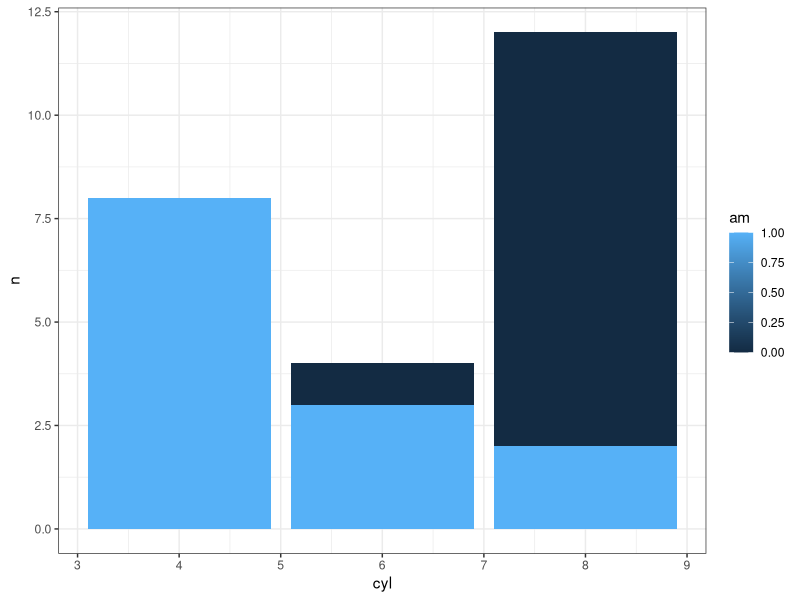
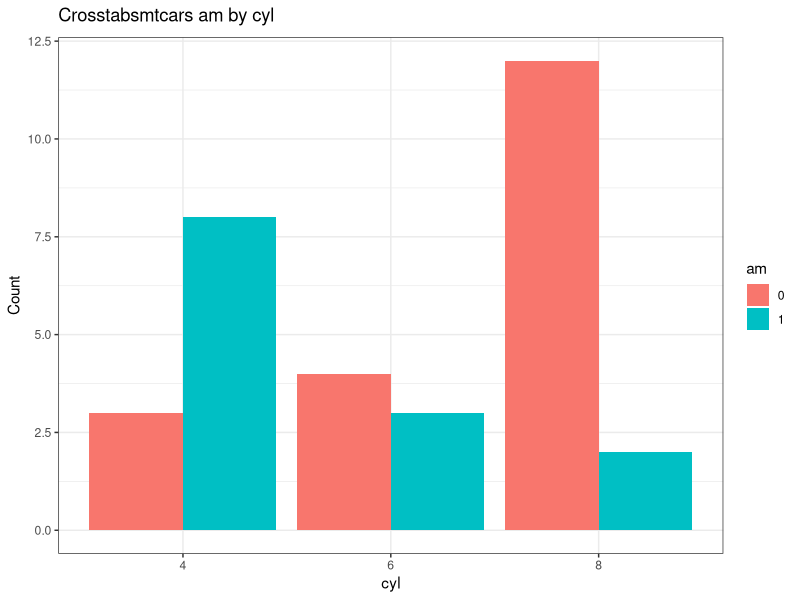
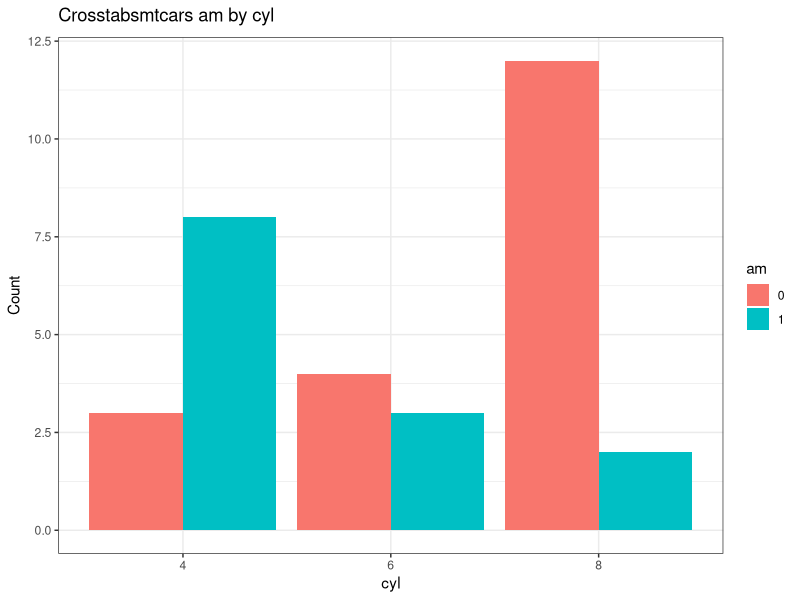
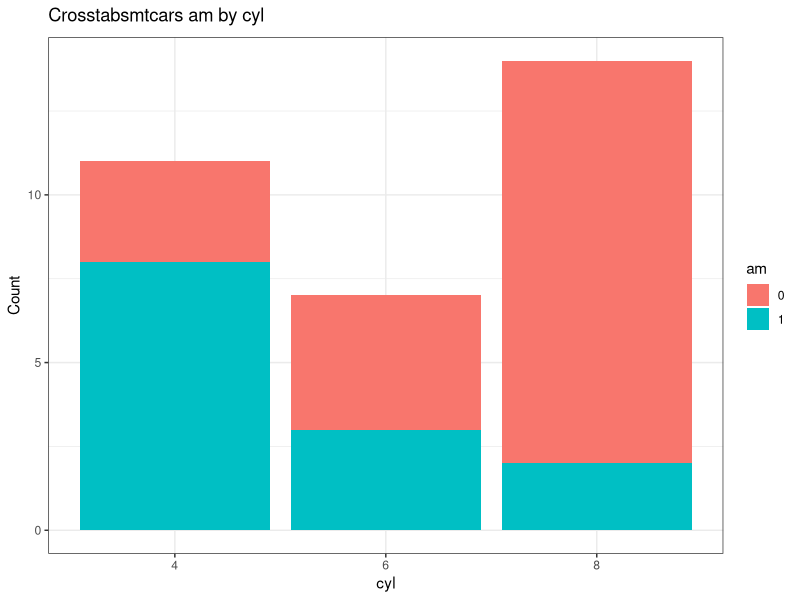
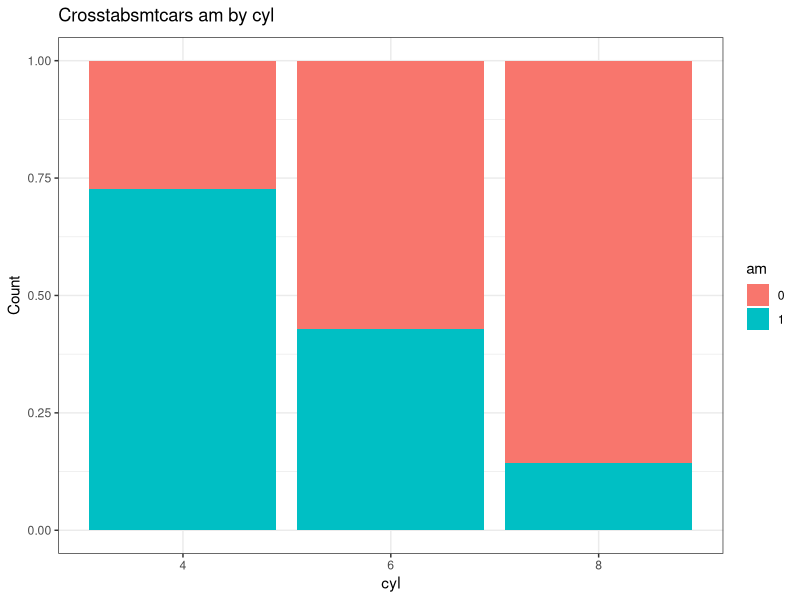
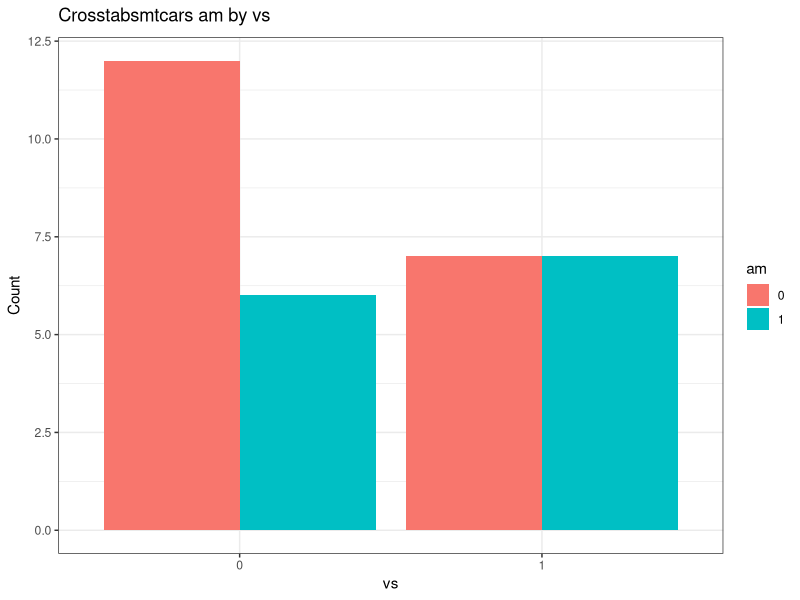
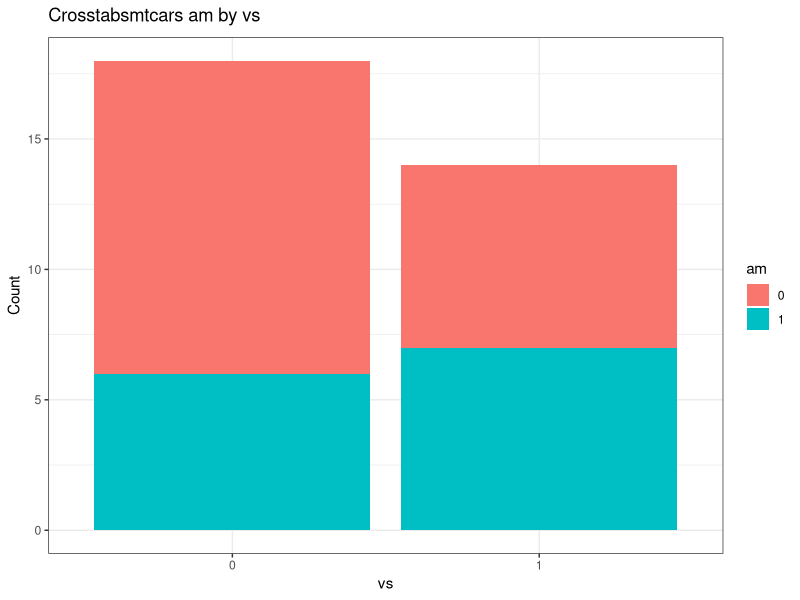
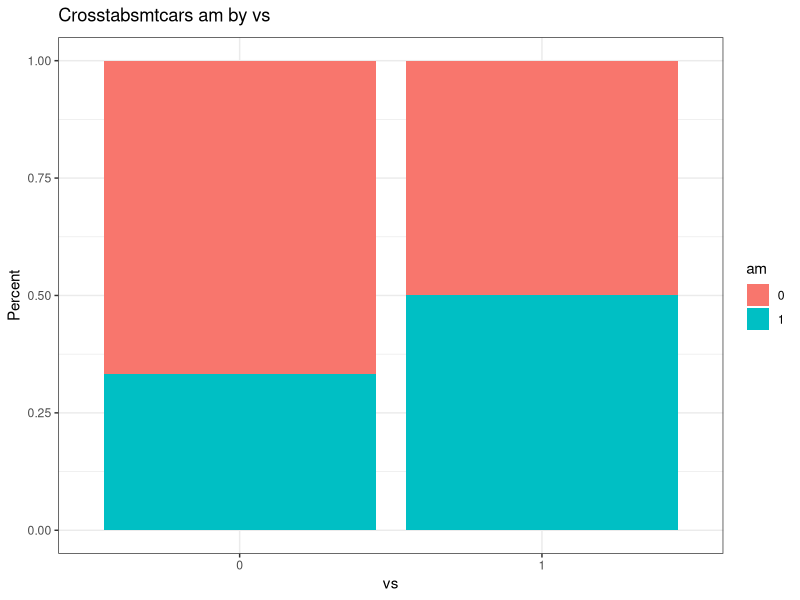

Write the R code that produced these figures, in order.
## ---- chunk 1
library(dplyr)
library(ggplot2)
theme_set(theme_bw()) # set theme to my personal preference
## ---- chunk 2
### with dplyr and ggplot manually
mtcars %>%
  filter(!is.na(am), !is.na(cyl))  %>%
  group_by(am,cyl) %>%
  count() %>%
  ggplot(aes(fill=am, y=n, x=cyl)) +
    geom_bar(position="dodge", stat="identity")
## ---- chunk 3
PlotMe <- function(dataframe,x,y){
# error checking
  if (!require(ggplot2)) {
    stop("Can't continue can't load ggplot2")
  }
  theme_set(theme_bw())
  if (!require(dplyr)) {
    stop("Can't continue can't load dplyr")
  }
  dfname <- deparse(substitute(dataframe))
  aaa <- enquo(x)
  bbb <- enquo(y)
  if (length(match.call()) <= 3) {
    stop("Not enough arguments passed... requires a dataframe, plus two variables")
  }
  if (!exists(deparse(substitute(dataframe)))) {
     stop("The first item in your list does not exist")
  }
  if (!is(dataframe, "data.frame")) {
    stop("The first name you passed does not appear to be a data frame")
  }
  if (!deparse(substitute(x)) %in% names(dataframe)) {
    stop(paste0("'", deparse(substitute(x)), "' is not the name of a variable in '",deparse(substitute(dataframe)),"'"))
  }
  if (!deparse(substitute(y)) %in% names(dataframe)) {
    stop(paste0("'", deparse(substitute(y)), "' is not the name of a variable in '",deparse(substitute(dataframe)),"'"), call. = FALSE)
  }
  missing <- apply(is.na(dataframe[,c(deparse(substitute(x)),deparse(substitute(y)))]), 1, any)
  if (any(missing)) {
    warning(paste(sum(missing)), " row(s) not plotted because of missing data")
  }
# end of error checking
  dataframe %>%
    filter(!is.na(!! aaa), !is.na(!! bbb))  %>%
    mutate(!!quo_name(aaa) := factor(!!aaa), !!quo_name(bbb) := factor(!!bbb)) %>%
    group_by(!! aaa,!! bbb) %>%
    count() %>%
    ggplot(aes_(fill=aaa, y=~n, x=bbb)) +
      geom_bar(position="dodge", stat="identity") +
      ggtitle(bquote("Crosstabs"*.(dfname)*.(aaa)~"by"*.(bbb))) +
      ylab("Count") ->p
  plot(p)
}
PlotMe(mtcars,am,cyl)
## ---- chunk 4
PlotMeX <- function(dataframe,x,y){
  aaa <- enquo(x)
  bbb <- enquo(y)
  dfname <- deparse(substitute(dataframe))
  dataframe %>%
    filter(!is.na(!! aaa), !is.na(!! bbb))  %>%
    mutate(!!quo_name(aaa) := factor(!!aaa), !!quo_name(bbb) := factor(!!bbb)) %>%
    group_by(!! aaa,!! bbb) %>%
    count() %>%
    ggplot(aes_(fill=aaa, y=~n, x=bbb)) +
      geom_bar(position="dodge", stat="identity") +
      ggtitle(bquote("Crosstabs"*.(dfname)*.(aaa)~"by"*.(bbb))) +
      ylab("Count") ->p
  plot(p)
}
PlotMeX(mtcars,am,cyl)
## ---- chunk 5
PlotMeX <- function(dataframe,x,y){
  aaa <- enquo(x)
  bbb <- enquo(y)
  dfname <- deparse(substitute(dataframe))
  dataframe %>%
    filter(!is.na(!! aaa), !is.na(!! bbb))  %>%
    mutate(!!quo_name(aaa) := factor(!!aaa), !!quo_name(bbb) := factor(!!bbb)) %>%
    group_by(!! aaa,!! bbb) %>%
    count() %>%
    ggplot(aes_(fill=aaa, y=~n, x=bbb)) +
      geom_bar(stat="identity") +
      ggtitle(bquote("Crosstabs"*.(dfname)*.(aaa)~"by"*.(bbb))) +
      ylab("Count") ->p
  plot(p)
}
PlotMeX(mtcars,am,cyl)
## ---- chunk 6
PlotMeX <- function(dataframe,x,y){
  aaa <- enquo(x)
  bbb <- enquo(y)
  dfname <- deparse(substitute(dataframe))
  dataframe %>%
    filter(!is.na(!! aaa), !is.na(!! bbb))  %>%
    mutate(!!quo_name(aaa) := factor(!!aaa), !!quo_name(bbb) := factor(!!bbb)) %>%
    group_by(!! aaa,!! bbb) %>%
    count() %>%
    ggplot(aes_(fill=aaa, y=~n, x=bbb)) +
      geom_bar(stat="identity", position="fill") +
      ggtitle(bquote("Crosstabs"*.(dfname)*.(aaa)~"by"*.(bbb))) +
      ylab("Count") ->p
  plot(p)
}
PlotMeX(mtcars,am,cyl)
## ---- chunk 7
PlotMeX <- function(dataframe, x, y, plottype = "side"){
  switch(plottype,
       side =  list(geom_bar(position="dodge", stat="identity"),
                    ylab("Count")) -> whichbar,
       stack = list(geom_bar(stat="identity"),
                    ylab("Count")) -> whichbar,
       percent = list(geom_bar(stat="identity", position="fill"),
                    ylab("Percent")) -> whichbar
    )
  
  aaa <- enquo(x)
  bbb <- enquo(y)
  dfname <- deparse(substitute(dataframe))
  dataframe %>%
    filter(!is.na(!! aaa), !is.na(!! bbb))  %>%
    mutate(!!quo_name(aaa) := factor(!!aaa), !!quo_name(bbb) := factor(!!bbb)) %>%
    group_by(!! aaa,!! bbb) %>%
    count() %>%
    ggplot(aes_(fill=aaa, y=~n, x=bbb)) +
      whichbar +
      ggtitle(bquote("Crosstabs"*.(dfname)*.(aaa)~"by"*.(bbb))) ->p
  plot(p)
}
PlotMeX(mtcars,am,vs)
PlotMeX(mtcars,am,vs, "stack")
PlotMeX(mtcars,am,vs, "percent")
## ---- chunk 8
# Build two vectors
xwhich <- c(10:11) # let's put gear and carb in here
ywhich <- c(2,9) # let's put cyl and am in here
## ---- chunk 9
indvars<-list() # create empty list to add to
depvars<-list() # create empty list to add to
totalcombos <- 1 # keep track of where we are
## ---- chunk 10
# loop through the vectors and build our lists
for (j in seq_along(xwhich)) {
  for (k in seq_along(ywhich)) {
    depvars[[totalcombos]] <- as.name(colnames(mtcars[xwhich[[j]]]))
    indvars[[totalcombos]] <- as.name(colnames(mtcars[ywhich[[k]]]))
    cat("iteration #", totalcombos, 
        " xwhich is ", xwhich[[j]], " so depvars = ", as.name(colnames(mtcars[xwhich[[j]]])),
        " ywhich is ", ywhich[[k]], " so indvars = ", as.name(colnames(mtcars[ywhich[[k]]])),
        "\n", sep = "")
    totalcombos <- totalcombos +1
  }
}
## ---- chunk 11
#PlotMeX(mtcars,am,cyl)
invisible(mapply(PlotMeX, x=indvars, y=depvars, MoreArgs = list(dataframe=mtcars), SIMPLIFY = FALSE, USE.NAMES = FALSE))
## ---- chunk 12
invisible(mapply(PlotMeX, x=indvars, y=depvars, MoreArgs = list(dataframe=mtcars, plottype = "percent"), SIMPLIFY = FALSE, USE.NAMES = FALSE))
## ---- chunk 13
CrossXYs <- function(dataframe, xwhich, ywhich){
  # Build two vectors
indvars<-list() # create empty list to add to
depvars<-list() # create empty list to add to
totalcombos <- 1 # keep track of where we are
message("Creating the variable pairings...")
for (j in seq_along(xwhich)) {
  for (k in seq_along(ywhich)) {
    depvars[[totalcombos]] <- as.name(colnames(dataframe[xwhich[[j]]]))
    indvars[[totalcombos]] <- as.name(colnames(dataframe[ywhich[[k]]]))
    cat("Pairing #", totalcombos, " ", as.name(colnames(dataframe[xwhich[[j]]])),
        " with ", as.name(colnames(dataframe[ywhich[[k]]])), "\n", sep = "")
    totalcombos <- totalcombos +1
  }
}
return(invisible(list(depvars=depvars,indvars=indvars)))
}
CrossXYs(mtcars,c(10:11),c(2,9))
## ---- chunk 14
bothlists <- CrossXYs(mtcars,c(10:11),c(2,9))
## ---- chunk 15
invisible(mapply(PlotMeX, x=bothlists$indvars, y=bothlists$depvars, MoreArgs = list(dataframe=mtcars, plottype = "stack"), SIMPLIFY = FALSE, USE.NAMES = FALSE))
## ---- chunk 16
str(esoph)
PlotMeX(esoph,alcgp,tobgp)
bothlists <- CrossXYs(esoph,1,c(2:3))
invisible(mapply(PlotMeX, x=bothlists$indvars, y=bothlists$depvars, MoreArgs = list(dataframe=esoph, plottype = "percent"), SIMPLIFY = FALSE, USE.NAMES = FALSE))
